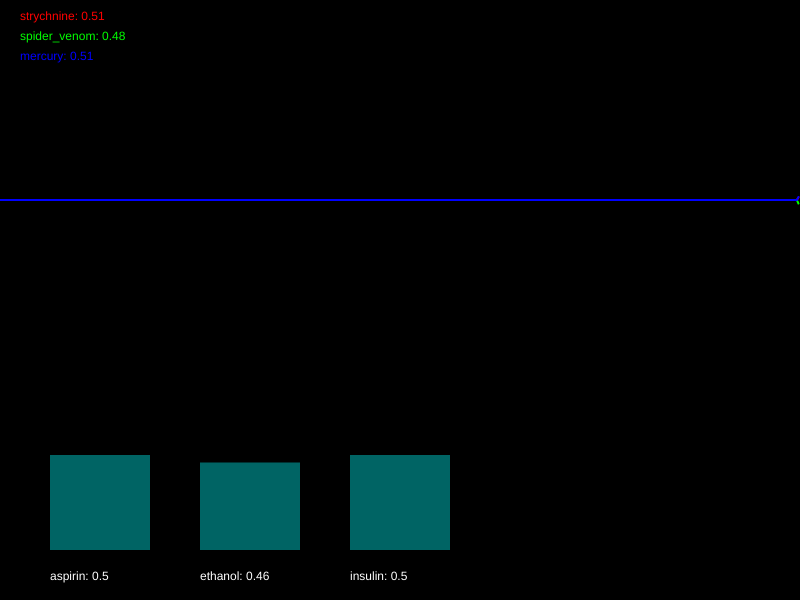
Frame 1 (no input)
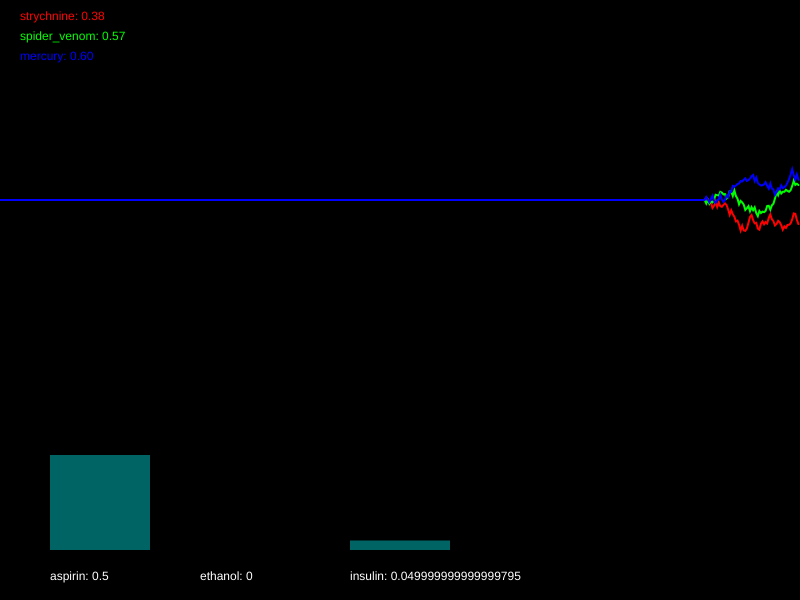
Frame 60 (no input)
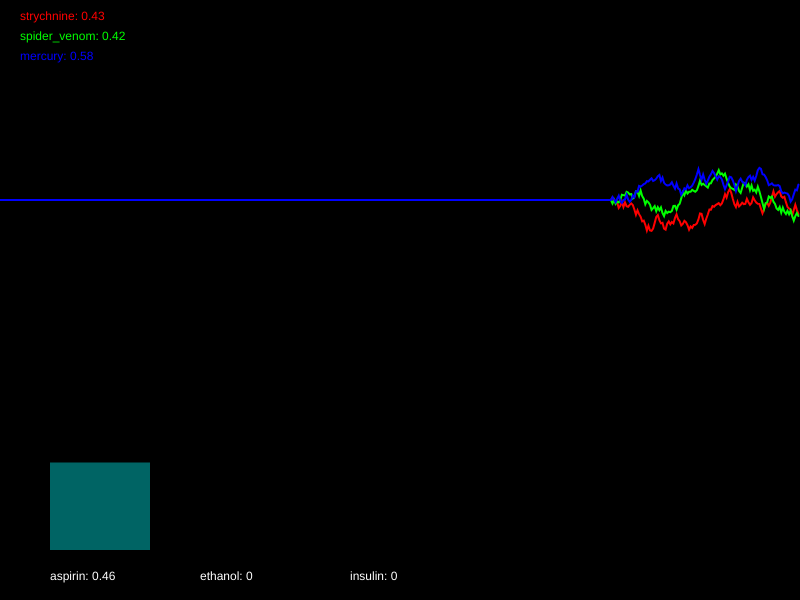
Frame 120 (the mouse pressed at the canvas centre since frame 60)

The p5.js sketch that drew these frames (run headless with seeded random() and noise() and a simulated clock; from frame 60 on, the mouse is pressed at the canvas centre):

// p5.js sketch
// ── sketch.js
/*

Officer: 4378685
CaseNum: 401-0-62158531-4378685

Case 401 - The Case of Norbert's Weiner Stand
Stage 1 - Noxious Weiner

Console city has been plunged into chaos. The notorious poisoner Norbert has struck the
population down with a potent poison. Word has it that he is smuggling his venomous filth
via a streetside weiner stand. Hundreds of people have been affected, and the municipal
water company tells me that their sewers are at full capacity. This is no laughing matter.
I need you to head down to our lab and work on an antidote.

You must develop the antidote by using conditional statements in the draw loop to
do the following:


You must develop the antidote by using conditional statements in the draw loop to
do the following.

	- When strychnine goes above 0.55, decrement aspirin by 0.04
	- If spider_venom dips below 0.31, try increasing aspirin by 0.05
	- If spider_venom dips below 0.54, reduce ethanol by 0.04
	- If mercury goes above 0.71, increase ethanol by 0.01
	- When spider_venom dips below 0.7, reduce insulin by 0.03
	- If mercury dips below 0.52, raise insulin by 0.03


Your conditional statements should:

consider the following poisons:

	- strychnine
	- spider_venom
	- mercury


and modify the following antidotes:

	- aspirin
	- ethanol
	- insulin


- There are many ways to complete this task but you should only use the
following commands:

	if(){}
	+=
	-=

*/

//Declare the poison variables
var strychnine;
var spider_venom;
var mercury;


//Declare the antidote variables
var aspirin;
var ethanol;
var insulin;


//This variable is used for drawing the graph
var graphs;


function setup()
{

	createCanvas(800,600);
	strokeWeight(2);

	//initialise the poisons and antidotes
	strychnine = 0.5;
	spider_venom = 0.5;
	mercury = 0.5;
	aspirin = 0.5;
	ethanol = 0.5;
	insulin = 0.5;


	//fills the graph with empty values
	graphs = [];

	for(var i = 0; i < 3; i++)
	{
		graphs.push([]);
		for(var j = 0; j < 512; j++)
		{
			graphs[i].push(0.5);
		}
	}

}

function draw()
{

	//Develop the antidote below
	//Write conditional statements to change the amount of each substance ...
//	- When strychnine goes above 0.55, decrement aspirin by 0.04
//	- If spider_venom dips below 0.31, try increasing aspirin by 0.05
//	- If spider_venom dips below 0.54, reduce ethanol by 0.04
//	- If mercury goes above 0.71, increase ethanol by 0.01
//	- When spider_venom dips below 0.7, reduce insulin by 0.03
//	- If mercury dips below 0.52, raise insulin by 0.03

    if (strychnine > 0.55)
        {
            aspirin -= 0.04;
        }
    else if  (spider_venom < 0.31)
        {
            aspirin += 0.05;
        }
    else if (spider_venom < 0.54)
        {
            ethanol -= 0.04;
        }
    else if (mercury > 0.71)
        {
            ethanol += 0.01; 
        }
    else if (spider_venom < 0.7)
        {
            insulin -= 0.03;
        }
    else if (mercury < 0.52)
        {
            insulin += 0.03;
        }

	//////////////////////////////////////////////////////

	//the code below generates new values using random numbers

	/*
		For testing, you might want to temporarily comment out
		these lines and set the same variables to constant values
		instead.
	*/

	strychnine = nextValue(graphs[0],strychnine);
	spider_venom = nextValue(graphs[1],spider_venom);
	mercury = nextValue(graphs[2],mercury);


	aspirin = constrain(aspirin, 0, 1);
	ethanol = constrain(ethanol, 0, 1);
	insulin = constrain(insulin, 0, 1);


	///////// DO NOT CHANGE THE CODE BELOW ///////////

	//drawing code

	// set background
	background(0);
	noFill();

	//draw the graphs for the vitals
	var colors = [
	color(255, 0, 0),
	color(0, 255, 0),
	color(0, 0, 255),
	color(255, 0, 255),
	color(255, 255, 0),
	color(0, 255, 255)
	];

	for(var i = 0; i < graphs.length; i++)
	{
		stroke(colors[i]);
		drawGraph(graphs[i]);
	}

	//draw the poisons as text
	noStroke();
	fill(colors[0]);
	text('strychnine: ' + nf(strychnine,1,2), 20,20);
	fill(colors[1]);
	text('spider_venom: ' + nf(spider_venom,1,2), 20,40);
	fill(colors[2]);
	text('mercury: ' + nf(mercury,1,2), 20,60);


	//draw the antidotes bar chart
	drawBar(aspirin,50,'aspirin');
	drawBar(ethanol,200,'ethanol');
	drawBar(insulin,350,'insulin');


}

function nextValue(graph, val)
{
	//gets the next value for a vital and puts it in an array for drawing
	var delta = random(-0.03,0.03);

	val += delta;
	if(val > 1 || val < 0)
	{
		delta *= -1;
		val += delta * 2;
	}

	graph.push(val)
	graph.shift();
	return val;
}

function drawGraph(graph)
{
	//draws an array as a graph
	beginShape();
	for(var i = 0; i < graph.length; i++)
	{
			vertex(width * i/512, height * 0.5 - graph[i]* height/3)
	}
	endShape();
}


function drawBar(val, x, name)
{
	//draws the bars for bar chart
    noStroke();
    fill(0,100,100);
	var mh = height * 0.4 - 50;
	rect(x,(height - 50) - val*mh, 100, val*mh);
    fill(255);
	text(name + ": " + val, x, height - 20);
}
